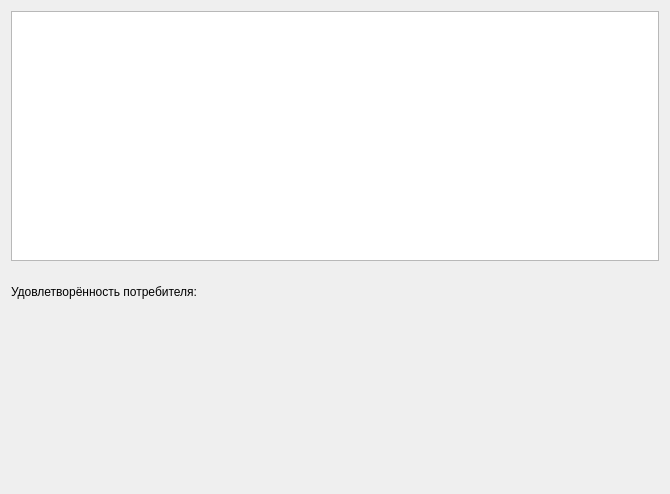
<?xml version="1.0" encoding="UTF-8"?>
<ui version="4.0">
 <class>Reports</class>
 <widget class="QWidget" name="Reports">
  <property name="geometry">
   <rect>
    <x>0</x>
    <y>0</y>
    <width>670</width>
    <height>494</height>
   </rect>
  </property>
  <property name="maximumSize">
   <size>
    <width>16777215</width>
    <height>800</height>
   </size>
  </property>
  <property name="windowTitle">
   <string>Form</string>
  </property>
  <layout class="QVBoxLayout" name="verticalLayout">
   <item>
    <widget class="QTableWidget" name="tableWidget">
     <property name="maximumSize">
      <size>
       <width>16777215</width>
       <height>250</height>
      </size>
     </property>
    </widget>
   </item>
   <item>
    <widget class="QLabel" name="label">
     <property name="maximumSize">
      <size>
       <width>16777215</width>
       <height>50</height>
      </size>
     </property>
     <property name="text">
      <string>Удовлетворённость потребителя:</string>
     </property>
    </widget>
   </item>
   <item>
    <layout class="QHBoxLayout" name="horizontalLayout_2">
     <item>
      <widget class="QFrame" name="frame1">
       <property name="maximumSize">
        <size>
         <width>16777215</width>
         <height>16777215</height>
        </size>
       </property>
       <layout class="QHBoxLayout" name="horizontalLayout"/>
      </widget>
     </item>
     <item>
      <widget class="QFrame" name="frame2">
       <layout class="QHBoxLayout" name="horizontalLayout_3"/>
      </widget>
     </item>
    </layout>
   </item>
  </layout>
 </widget>
 <resources/>
 <connections/>
</ui>
